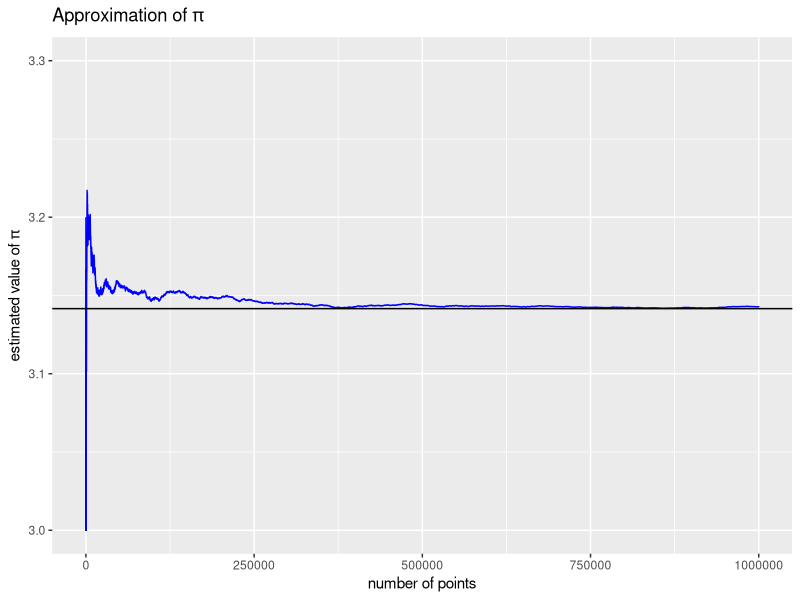

This figure's R source:
library(tidyverse)

# function estimating pi, returns the estimated value
estimate_pi <- function(seed = 28, iterations = 1000){
    # set seed for reproducibility
    set.seed(seed)
    
    # generate the (x, y) points
    x <- runif(n = iterations, min = 0, max = 1)
    y <- runif(n = iterations, min = 0, max = 1)
    
    # calculate distance to center
    sum_sq_xy <- sqrt(x^2 + y^2) 
    
    # see how many points are within circle
    index_within_circle <- which(sum_sq_xy <= 1)
    points_within_circle = length(index_within_circle)
    
    # estimate pi
    pi_est <- 4 * points_within_circle / iterations
    return(pi_est)
}

# get estimated value of pi for 100,000 points
estimate_pi(seed = 28, iterations = 100000)


# estimate pi for different number of points, using sapply
no_of_iterations <- c(10, 100, 1000, 10000, 100000, 1000000)
res <- sapply(no_of_iterations, function(n)estimate_pi(iterations = n))
names(res) <- no_of_iterations
res


# function estimating pi and storing points and each estimation of pi in a dataframe
est_pi_data <- function(seed=28, iterations = 1000) {
    set.seed(seed)
    
    # store generated points in a data frame
    df <- data.frame(x <- runif(n = iterations, min = -1, max = 1),
                     y <- runif(n = iterations, min = -1, max = 1))
    
    # add a column to index the number of iterations
    df$iteration <- 1:iterations
    
    # add column to identify if point falls within circle
    df$points_within_circle <- ifelse(sqrt(x^2 + y^2) <= 1, 1, 0) 
    
    # estimate pi
    df$pi_est <- 4 * cumsum(df$points_within_circle) / df$iteration
    
    return(df)
}


# generate estimation data for 1,000,000 points
pi_data <- est_pi_data(seed = 28, iterations = 1000000)

# plot showing estimated pi as number of points increases
ggplot(pi_data, aes(x = iteration, y = pi_est)) +
    geom_line(col = "blue") +
    geom_hline(yintercept = pi) +
    ylim(c(3, 3.3)) +
    labs(title = expression(paste("Approximation of ", pi)),
         x = "number of points",
         y = expression(paste("estimated value of ",pi)))
